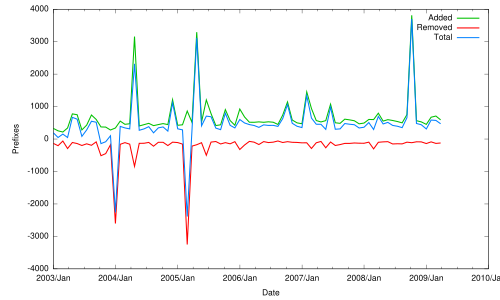

Write the gnuplot code that produced this figure.
#set terminal postscript
set terminal pdf
#set grid 
#set terminal windows
#set bmargin 
#set lmargin 
#set rmargin 
#set tmargin 
set timefmt "%Y-%m-%d"
set format x "%Y/%b"
set xdata time
set key right
set xlabel 'Date'
set ylabel 'Prefixes'

#plot 'datafile.dat' using 5:11 with lines
plot  \
'ipv4data.csv' using 1:2 title 'Added' with lines lt 2 lw 3, \
'ipv4data.csv' using 1:($4*-1) title 'Removed' with lines lt 1 lw 3, \
'ipv4data.csv' using 1:($2-$4) title 'Total' with lines lt 3 lw 3
